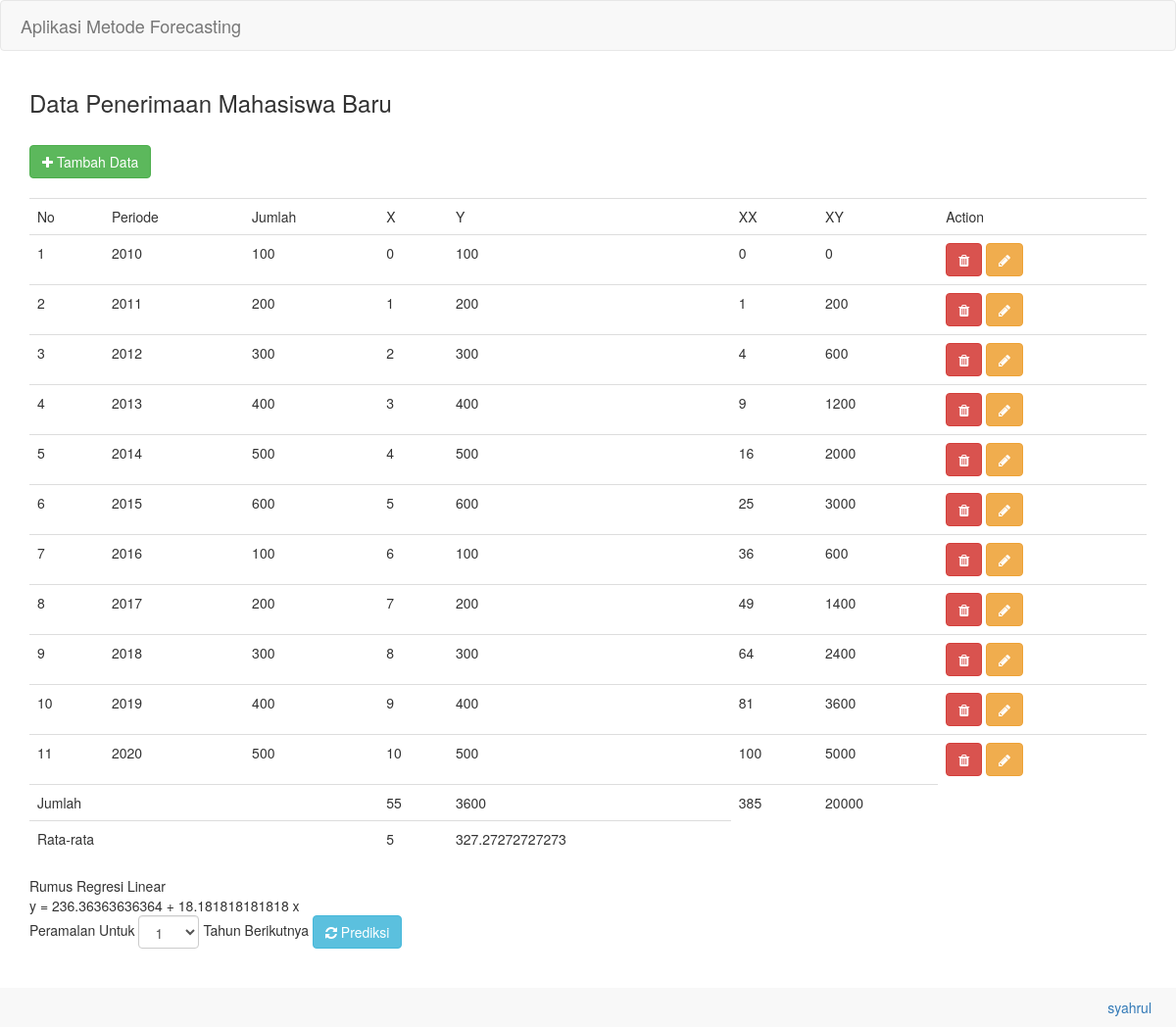
The page / on the database its author committed.
### tables this page shows
CREATE TABLE `pmb` (
  `kode_pmb` int(11) NOT NULL,
  `periode_pmb` varchar(5) DEFAULT NULL,
  `jumlah_pmb` int(11) DEFAULT NULL
);

### index.php (the view, shortened to what this page needs)
<?php include 'conn.php'; ?>
<!DOCTYPE html>
<html lang="en">
<head>
	<link rel="stylesheet" href="css/bootstrap.min.css">
	<link rel="stylesheet" href="css/font-awesome.min.css">
</head>
<body>
	<nav class="navbar navbar-default">
		<a href="" class="navbar-brand"><i class="fa fa-student"></i> Aplikasi Metode Forecasting</a>
	</nav>
	<div class="container">
		<h3>Data Penerimaan Mahasiswa Baru</h3>
		<br>
		<button class="btn btn-success" onclick="showForm()"><i class="fa fa-plus"></i> Tambah Data</button>
		<br>
		<table class="table table-stripped table-hovered">
			<tr>
				<td>No</td>
				<td>Periode</td>
				<td>Jumlah</td>
				<td>X</td>
				<td>Y</td>
				<td>XX</td>
				<td>XY</td>
				<td>Action</td>
			</tr>
			<?php
				$no = 0;
				$x = -1;
				$total_x = 0;
				$total_y = 0;
				$total_xx = 0;
				$total_xy = 0;
				$query = mysqli_query($conn,"select * from pmb");
				while($dt = mysqli_fetch_object($query)){
					$no++;
					$y = $dt->jumlah_pmb;
					$x++;
					$xx = $x * $x;
					$xy = $x * $y;
					$total_x = $total_x + $x;
					$total_y = $total_y + $y;
					$total_xx = $total_xx + $xx;
					$total_xy = $total_xy + $xy;
			?>
			<tr>
				<td><?php echo $no ?></td>
				<td><?php echo $dt->periode_pmb ?></td>
				<td><?php echo $y ?></td>
				<td><?php echo $x ?></td>
				<td><?php echo $y ?></td>
				<td><?php echo $xx = $x * $x?></td>
				<td><?php echo $xy = $x * $y?></td>
				<td>
					<a href="hapus.php?id=<?php echo $dt->kode_pmb ?>" class="btn btn-danger"><i class="fa fa-trash"></i></a>
					<button type="button" class="btn btn-warning" data-toggle="modal" data-target="#myModal<?php echo $dt->kode_pmb ?>"><i class="fa fa-pencil"></i></button>
				</td>
			</tr>
			<?php
				}
			?>
			<tr>
				<td colspan="3">Jumlah</td>
				<td><?php echo $total_x;?></td>
				<td><?php echo $total_y;?></td>
				<td><?php echo $total_xx;?></td>
				<td><?php echo $total_xy;?></td>
			</tr>
			<tr>
				<td colspan="3">Rata-rata</td>
				<td><?php echo $total_x/$no; ?></td>
				<td><?php echo $total_y/$no ?></td>
			</tr>
	</table>
	<?php
		$b1 = ($total_xy -(($total_x * $total_y)/$no))/($total_xx - (($total_x * $total_x)/$no));
		$b0 = ($total_y/$no) - ($b1 * ($total_x/$no));
		echo "Rumus Regresi Linear <br> y = $b0 + $b1 x <br>";
	?>
	<form method="post" action="?p=prediksi" class="form-inline">
		Peramalan Untuk
		<select name="list_pilihan" id="list_pilihan" class="form-control">
			<option value="1">1</option>
		</select>
		Tahun Berikutnya <button type="submit" name="prediksi" class="btn btn-info"><i class="fa fa-refresh"></i> Prediksi</button>
	</form>
	</div>
	<br>
	<br>
<div class="footer navbar-default">
	<div class="container-fluid text-right">
		<a href="https://syahrulgtx76.my.id/">syahrul </a>
	</div>
</div>
</body>
</html>

### index.php (style rules this page uses)
.footer { padding:10px; }

### rows shown on the page
pmb: periode_pmb "2010", jumlah_pmb "100", x "0", $xy=$x*$y "0"
pmb: periode_pmb "2011", jumlah_pmb "200", x "1", $xy=$x*$y "200"
pmb: periode_pmb "2012", jumlah_pmb "300", x "4", $xy=$x*$y "600"
pmb: periode_pmb "2013", jumlah_pmb "400", x "9", $xy=$x*$y "1200"
pmb: periode_pmb "2014", jumlah_pmb "500", x "16", $xy=$x*$y "2000"
pmb: periode_pmb "2015", jumlah_pmb "600", x "25", $xy=$x*$y "3000"
pmb: periode_pmb "2016", jumlah_pmb "100", x "36", $xy=$x*$y "600"
pmb: periode_pmb "2017", jumlah_pmb "200", x "49", $xy=$x*$y "1400"
pmb: periode_pmb "2018", jumlah_pmb "300", x "64", $xy=$x*$y "2400"
pmb: periode_pmb "2019", jumlah_pmb "400", x "81", $xy=$x*$y "3600"
pmb: periode_pmb "2020", jumlah_pmb "500", x "100", $xy=$x*$y "5000"

### other values the page prints
$total_x "55"
$total_y "3600"
$total_xx "385"
$total_xy "20000"
$total_x/$no "5"
$total_y/$no "327.27272727273"
$b0 "236.36363636364"
$b1 "18.181818181818"
